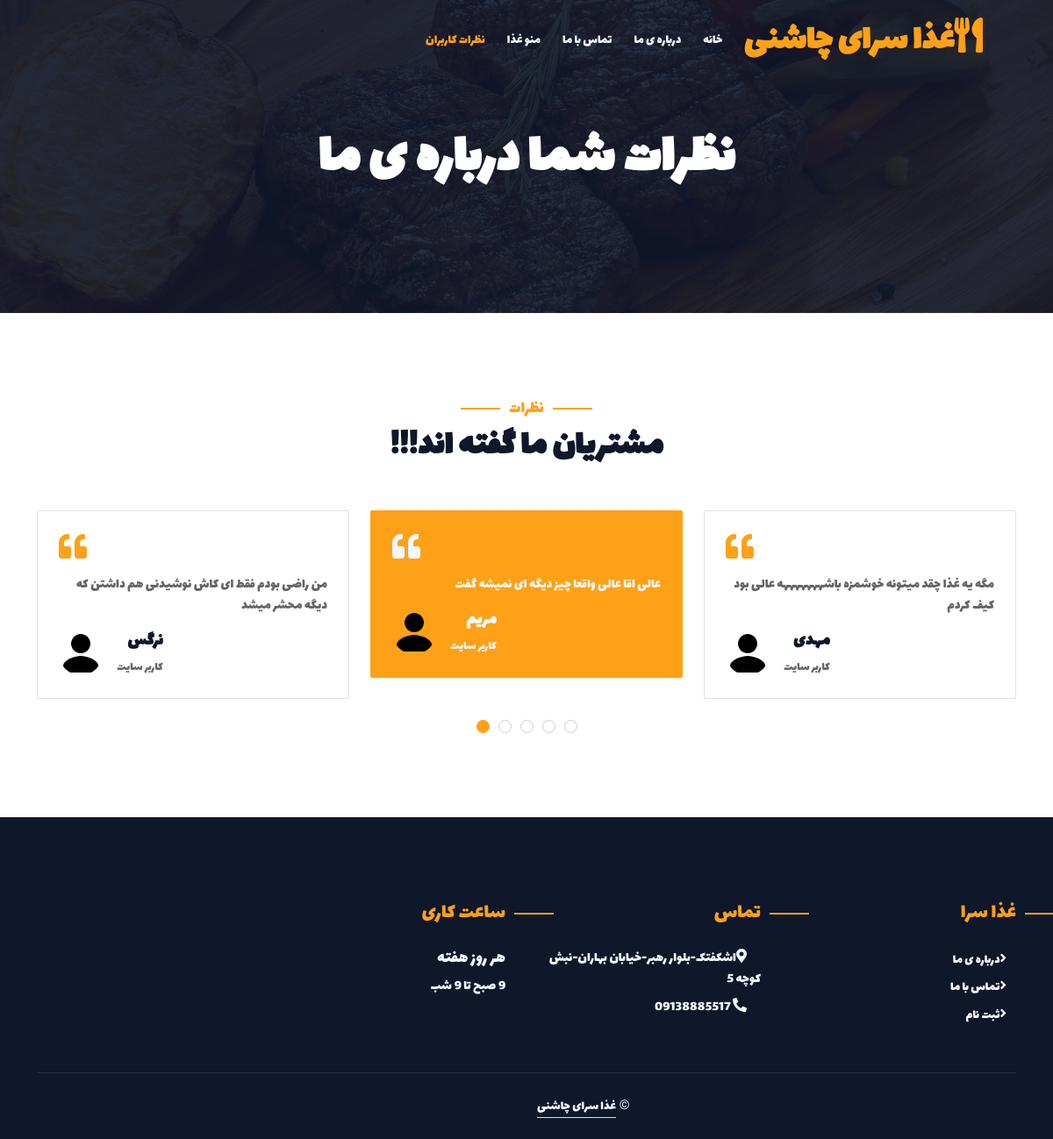
Page /comments/ on the committed database.
### home_app/models.py (models this page shows, shortened)
class Comments(models.Model):
    personName=models.CharField(max_length=100,default='')
    commentText=models.TextField(max_length=1000,default='')

### home_app/views.py (the view)
# urls.py: path('comments/',showComment),
def showComment(request):
    randomComments=random.sample(list(comments()),5)
    return render(request,"home_app/comments.html",context={"comments":randomComments})

### home_app/views.py (called while the page is built)
def comments():
    return Comments.objects.all()

### home_app/templates/home_app/comments.html (shortened to what this page needs)
<!DOCTYPE html>
<html lang="en">
<head>
    {%load static%}
    <link href="https://cdnjs.cloudflare.com/ajax/libs/font-awesome/5.10.0/css/all.min.css" rel="stylesheet">
    <link href="https://cdn.jsdelivr.net/npm/bootstrap-icons@1.4.1/font/bootstrap-icons.css" rel="stylesheet">
    <link href="{%static 'home_app/lib/animate/animate.min.css'%}" rel="stylesheet">
    <link href="{%static 'home_app/lib/owlcarousel/assets/owl.carousel.min.css'%}" rel="stylesheet">
    <link href="{%static 'home_app/lib/tempusdominus/css/tempusdominus-bootstrap-4.min.css'%}" rel="stylesheet" />
    <link href="{%static 'home_app/css/bootstrap.min.css'%}" rel="stylesheet">
    <link href="{%static 'home_app/css/style.css'%}" rel="stylesheet">
</head>
<body dir="rtl">
    <div class="container-xxl bg-white p-0">
        <div class="container-xxl position-relative p-0">
            <nav class="navbar navbar-expand-lg navbar-dark bg-dark px-4 px-lg-5 py-3 py-lg-0" >
                <a href="/" class="navbar-brand p-0">
                    <h1 class="text-primary m-0" id="setFont"><i class="fa fa-utensils me-3"></i>غذا سرای چاشنی</h1>
                </a>
                <div class="collapse navbar-collapse" id="navbarCollapse">
                    <div class="navbar-nav ms-auto py-0 pe-4" id="setFont">
                        <a href="/" class="nav-item nav-link">خانه</a>
                        <a href="/about" class="nav-item nav-link">درباره ی ما</a>
                        <a href="/contact" class="nav-item nav-link">تماس با ما</a>
                        <a href="/menu" class="nav-item nav-link">منو غذا</a>
                        <a href="/comments" class="nav-item nav-link active">نظرات کاربران</a>
                    </div>
                </div>
            </nav>
            <div class="container-xxl py-5 bg-dark hero-header mb-5">
                <div class="container text-center my-5 pt-5 pb-4">
                    <h1 class="display-3 text-white mb-3 animated slideInDown" style="font-family: lalezar;">نظرات شما درباره ی ما</h1>
                </div>
            </div>
        </div>
        <div class="container-xxl py-5 wow fadeInUp" data-wow-delay="0.1s" dir="ltr">
            <div class="container">
                <div class="text-center">
                    <h5 class="section-title ff-secondary text-center text-primary fw-normal" style="font-family: lalezar;">نظرات</h5>
                    <h1 class="mb-5" dir="rtl" style="font-family: lalezar;">مشتریان ما گفته اند!!!</h1>
                </div>
                <div class="owl-carousel testimonial-carousel">
                    {%for comment in comments%}
                    <div class="testimonial-item bg-transparent border rounded p-4">
                        <i class="fa fa-quote-left fa-2x text-primary mb-3"></i>
                        <p id="setFont">{{comment.commentText}}</p>
                        <div class="d-flex align-items-center">
                            <img class="img-fluid flex-shrink-0 rounded-circle" src="{%static 'home_app/img/person.png'%}" style="width: 50px; height: 50px;">
                            <div class="ps-3" dir="rtl">
                                <h5 class="mb-1" id="setFont">{{comment.personName}}</h5>
                                <small id="setFont">کاربر سایت</small>
                            </div>
                        </div>
                    </div>
                    {%endfor%}
                </div>
            </div>
        </div>
        <div class="container-fluid bg-dark text-light footer pt-5 mt-5 wow fadeIn" data-wow-delay="0.1s" dir="rtl">
            <div class="container py-5">
                <div class="row g-5">
                    <div class="col-lg-3 col-md-6" dir="rtl">
                        <h4 class="section-title ff-secondary text-start text-primary fw-normal mb-4" id="setFont">غذا سرا</h4>
                        <a id="setFont" class="btn btn-link" href="/about">درباره ی ما</a>
                        <a id="setFont" class="btn btn-link" href="/contact">تماس با ما</a>
                        <a id="setFont" class="btn btn-link" href="" onclick="signinMessage()">ثبت نام</a>
                    </div>
                    <div class="col-lg-3 col-md-6" id="setFont">
                        <h4 class="section-title ff-secondary text-start text-primary fw-normal mb-4" id="setFont">تماس</h4>
                        <p class="mb-2"><i class="fa fa-map-marker-alt me-3"></i>اشکفتک-بلوار رهبر-خیابان بهاران-نبش کوچه 5 </p>
                        <p class="mb-2"><i class="fa fa-phone-alt me-3"></i> 09138885517</p>
                    </div>
                    <div class="col-lg-3 col-md-6" id="setFont">
                        <h4 class="section-title ff-secondary text-start text-primary fw-normal mb-4" id="setFont">ساعت کاری</h4>
                        <h5 class="text-light fw-normal" id="setFont">هر روز هفته</h5>
                        <p>9 صبح تا 9 شب</p>
                    </div>
                </div>
            </div>
            <div class="container">
                <div class="copyright">
                    <div class="row">
                        <div class="col-md-6 text-center text-md-start mb-3 mb-md-0">
                            &copy; <a class="border-bottom" href="#" id="setFont">غذا سرای چاشنی</a>
                        </div>
                    </div>
                </div>
            </div>
        </div>
    </div>
</body>
</html>

### home_app/static/home_app/css/style.css (style rules this page uses)
:root { --primary: #FEA116; --light: #F1F8FF; --dark: #0F172B; }
.ff-secondary { font-family: 'Pacifico', cursive; }
.btn { font-family: 'Nunito', sans-serif; font-weight: 500; text-transform: uppercase; transition: .5s; }
.navbar-dark .navbar-nav .nav-link { position: relative; margin-left: 25px; padding: 35px 0; font-size: 15px; color: var(--light) !important; text-transform: uppercase; font-weight: 500; outline: none; transition: .5s; }
.navbar-dark .navbar-nav .nav-link:hover, .navbar-dark .navbar-nav .nav-link.active { color: var(--primary) !important; }
@media (min-width: 992px) { .navbar-dark { position: absolute; width: 100%; top: 0; left: 0; z-index: 999; background: transparent !important; } }
.hero-header { background: linear-gradient(rgba(15, 23, 43, .9), rgba(15, 23, 43, .9)), url(../img/bg-hero.jpg); background-position: center center; background-repeat: no-repeat; background-size: cover; }
.section-title { position: relative; display: inline-block; }
.section-title::before { position: absolute; content: ""; width: 45px; height: 2px; top: 50%; left: -55px; margin-top: -1px; background: var(--primary); }
.section-title::after { position: absolute; content: ""; width: 45px; height: 2px; top: 50%; right: -55px; margin-top: -1px; background: var(--primary); }
.section-title.text-start::before, .section-title.text-end::after { display: none; }
.testimonial-carousel .owl-item .testimonial-item, .testimonial-carousel .owl-item.center .testimonial-item * { transition: .5s; }
.testimonial-carousel .owl-item.center .testimonial-item { background: var(--primary) !important; border-color: var(--primary) !important; }
.testimonial-carousel .owl-item.center .testimonial-item * { color: var(--light) !important; }
.footer .btn.btn-link { display: block; margin-bottom: 5px; padding: 0; text-align: left; color: #FFFFFF; font-size: 15px; font-weight: normal; text-transform: capitalize; transition: .3s; }
.footer .btn.btn-link::before { position: relative; content: "\f105"; font-family: "Font Awesome 5 Free"; font-weight: 900; margin-right: 10px; }
.footer .copyright { padding: 25px 0; font-size: 15px; border-top: 1px solid rgba(256, 256, 256, .1); }
.footer .copyright a { color: var(--light); }

### home_app/templates/home_app/comments.html (style rules this page uses)
#setFont { font-family: lalezar; text-align: right; }

### rows in the picture
Comments: commentText "عالی اقا عالی واقعا چیز دیگه ای نمیشه گفت", personName "مریم"
Comments: commentText "مگه یه غذا چقد میتونه خوشمزه باشهههههههه عالی بود کیف کردم", personName "مهدی"
Comments: commentText "من راضی بودم فقط ای کاش نوشیدنی هم داشتن که دیگه محشر میشد", personName "نرگس"
